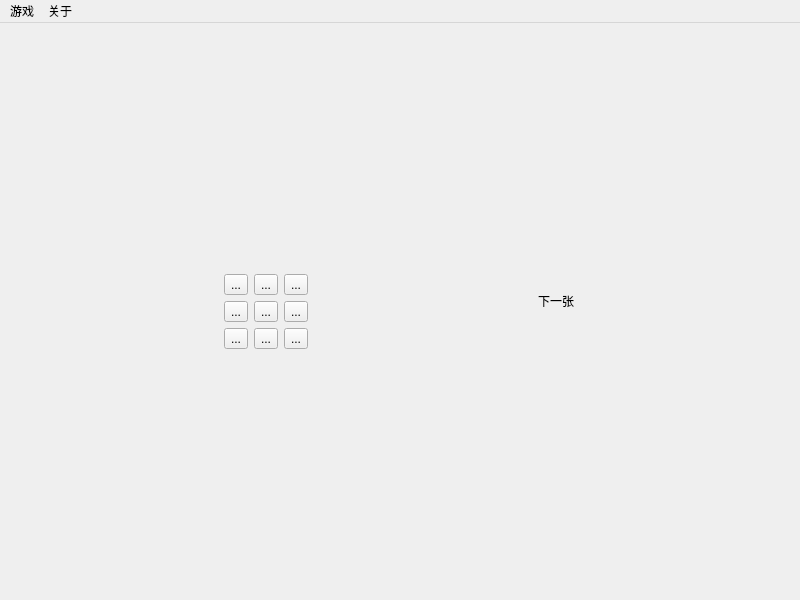
<?xml version="1.0" encoding="UTF-8"?>
<ui version="4.0">
 <class>Game</class>
 <widget class="QMainWindow" name="Game">
  <property name="geometry">
   <rect>
    <x>0</x>
    <y>0</y>
    <width>800</width>
    <height>600</height>
   </rect>
  </property>
  <property name="windowTitle">
   <string>Game</string>
  </property>
  <widget class="QWidget" name="centralwidget">
   <layout class="QHBoxLayout" name="horizontalLayout">
    <item>
     <widget class="QWidget" name="gameArea" native="true">
      <property name="sizePolicy">
       <sizepolicy hsizetype="Fixed" vsizetype="Fixed">
        <horstretch>0</horstretch>
        <verstretch>0</verstretch>
       </sizepolicy>
      </property>
      <layout class="QGridLayout" name="gridLayout">
       <item row="0" column="0">
        <widget class="QToolButton" name="pic_1">
         <property name="text">
          <string>...</string>
         </property>
         <property name="iconSize">
          <size>
           <width>100</width>
           <height>100</height>
          </size>
         </property>
        </widget>
       </item>
       <item row="1" column="2">
        <widget class="QToolButton" name="pic_6">
         <property name="text">
          <string>...</string>
         </property>
        </widget>
       </item>
       <item row="0" column="2">
        <widget class="QToolButton" name="pic_3">
         <property name="text">
          <string>...</string>
         </property>
        </widget>
       </item>
       <item row="0" column="1">
        <widget class="QToolButton" name="pic_2">
         <property name="text">
          <string>...</string>
         </property>
        </widget>
       </item>
       <item row="1" column="0">
        <widget class="QToolButton" name="pic_4">
         <property name="text">
          <string>...</string>
         </property>
        </widget>
       </item>
       <item row="1" column="1">
        <widget class="QToolButton" name="pic_5">
         <property name="text">
          <string>...</string>
         </property>
        </widget>
       </item>
       <item row="3" column="0">
        <widget class="QToolButton" name="pic_7">
         <property name="text">
          <string>...</string>
         </property>
        </widget>
       </item>
       <item row="3" column="1">
        <widget class="QToolButton" name="pic_8">
         <property name="text">
          <string>...</string>
         </property>
        </widget>
       </item>
       <item row="3" column="2">
        <widget class="QToolButton" name="pic_9">
         <property name="text">
          <string>...</string>
         </property>
        </widget>
       </item>
      </layout>
     </widget>
    </item>
    <item>
     <widget class="QWidget" name="tipArea" native="true">
      <property name="sizePolicy">
       <sizepolicy hsizetype="Fixed" vsizetype="Fixed">
        <horstretch>0</horstretch>
        <verstretch>0</verstretch>
       </sizepolicy>
      </property>
      <layout class="QVBoxLayout" name="verticalLayout">
       <item>
        <widget class="QLabel" name="label_next">
         <property name="text">
          <string>下一张</string>
         </property>
        </widget>
       </item>
       <item>
        <widget class="QLabel" name="pic_next">
         <property name="text">
          <string/>
         </property>
         <property name="scaledContents">
          <bool>true</bool>
         </property>
        </widget>
       </item>
      </layout>
     </widget>
    </item>
   </layout>
  </widget>
  <widget class="QMenuBar" name="menubar">
   <property name="geometry">
    <rect>
     <x>0</x>
     <y>0</y>
     <width>800</width>
     <height>25</height>
    </rect>
   </property>
   <widget class="QMenu" name="menu_game">
    <property name="title">
     <string>游戏</string>
    </property>
    <addaction name="actionExit"/>
   </widget>
   <widget class="QMenu" name="menu_about">
    <property name="title">
     <string>关于</string>
    </property>
    <addaction name="actionAbout"/>
   </widget>
   <addaction name="menu_game"/>
   <addaction name="menu_about"/>
  </widget>
  <action name="actionAbout">
   <property name="text">
    <string>关于</string>
   </property>
  </action>
  <action name="actionExit">
   <property name="text">
    <string>退出</string>
   </property>
  </action>
 </widget>
 <resources/>
 <connections/>
</ui>
